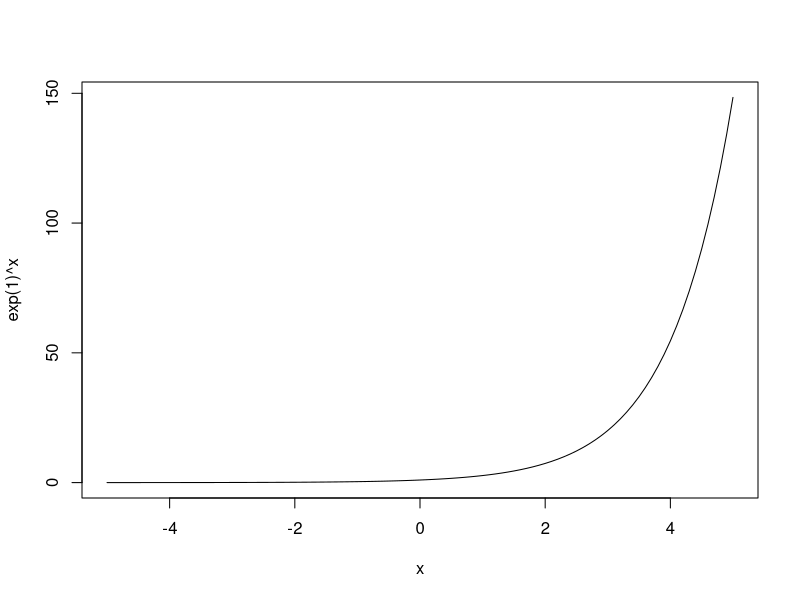
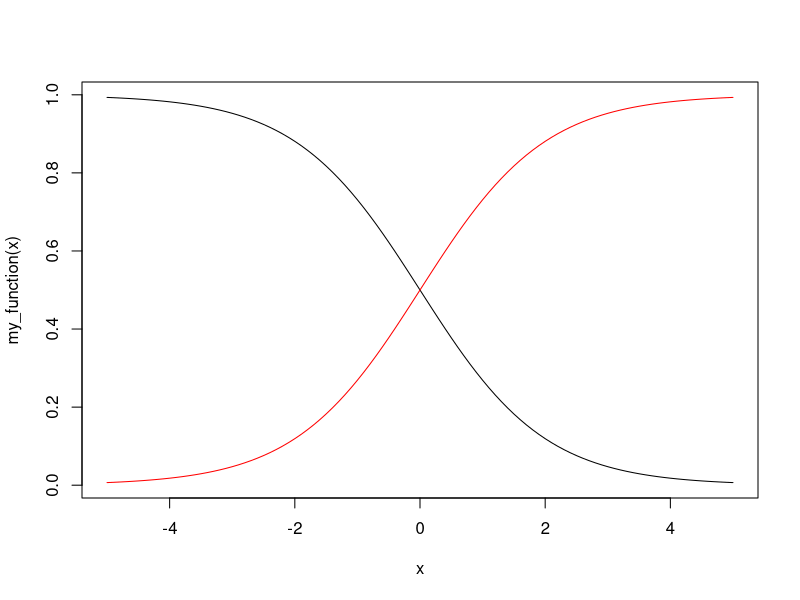

Write R code to recreate these figures, in order. (Note: this script raises an error after producing the figures.)
# using Base R
curve(exp(1)^x, from = -5, to = 5)

my_function <- function(temp){
  1 / (1 + exp(1)^temp)
}

curve(my_function(x), from = -5, to = 5)
curve(1 - my_function(x), from = -5, to = 5, add = TRUE, col = "red")

# using ggplot
new_function <- function(temp){
  1 - my_function(temp)
}
ggplot(data = data.frame(input = -5:5), aes(x = input)) +
  stat_function(fun = my_function, geom = "line", col = "red", linewidth = 1) +
  stat_function(fun = new_function, geom = "line", col = "green", linewidth = 1)
